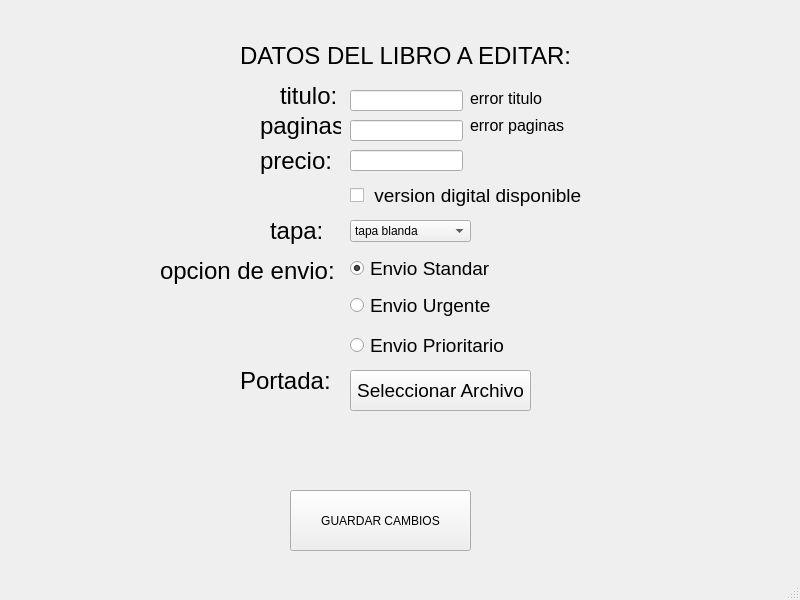
<?xml version="1.0" encoding="UTF-8"?>
<ui version="4.0">
 <class>MainWindow</class>
 <widget class="QMainWindow" name="MainWindow">
  <property name="geometry">
   <rect>
    <x>0</x>
    <y>0</y>
    <width>800</width>
    <height>600</height>
   </rect>
  </property>
  <property name="windowTitle">
   <string>MainWindow</string>
  </property>
  <widget class="QWidget" name="centralwidget">
   <widget class="QLabel" name="label">
    <property name="geometry">
     <rect>
      <x>240</x>
      <y>40</y>
      <width>331</width>
      <height>31</height>
     </rect>
    </property>
    <property name="font">
     <font>
      <pointsize>18</pointsize>
     </font>
    </property>
    <property name="text">
     <string>DATOS DEL LIBRO A EDITAR:</string>
    </property>
   </widget>
   <widget class="QLabel" name="label_2">
    <property name="geometry">
     <rect>
      <x>280</x>
      <y>80</y>
      <width>60</width>
      <height>31</height>
     </rect>
    </property>
    <property name="font">
     <font>
      <pointsize>18</pointsize>
     </font>
    </property>
    <property name="text">
     <string>titulo:</string>
    </property>
   </widget>
   <widget class="QLineEdit" name="entrada_titulo_libro">
    <property name="geometry">
     <rect>
      <x>350</x>
      <y>90</y>
      <width>113</width>
      <height>21</height>
     </rect>
    </property>
   </widget>
   <widget class="QLabel" name="label_3">
    <property name="geometry">
     <rect>
      <x>260</x>
      <y>110</y>
      <width>81</width>
      <height>31</height>
     </rect>
    </property>
    <property name="font">
     <font>
      <pointsize>18</pointsize>
     </font>
    </property>
    <property name="text">
     <string>paginas:</string>
    </property>
   </widget>
   <widget class="QLineEdit" name="entrada_paginas_libro">
    <property name="geometry">
     <rect>
      <x>350</x>
      <y>120</y>
      <width>113</width>
      <height>21</height>
     </rect>
    </property>
   </widget>
   <widget class="QLabel" name="label_4">
    <property name="geometry">
     <rect>
      <x>260</x>
      <y>140</y>
      <width>71</width>
      <height>41</height>
     </rect>
    </property>
    <property name="font">
     <font>
      <pointsize>18</pointsize>
     </font>
    </property>
    <property name="text">
     <string>precio:</string>
    </property>
   </widget>
   <widget class="QLineEdit" name="entrada_precio_libro">
    <property name="geometry">
     <rect>
      <x>350</x>
      <y>150</y>
      <width>113</width>
      <height>21</height>
     </rect>
    </property>
   </widget>
   <widget class="QPushButton" name="boton_guardar_cambios_libro">
    <property name="geometry">
     <rect>
      <x>290</x>
      <y>490</y>
      <width>181</width>
      <height>61</height>
     </rect>
    </property>
    <property name="text">
     <string>GUARDAR CAMBIOS</string>
    </property>
   </widget>
   <widget class="QCheckBox" name="checkbox_digital">
    <property name="geometry">
     <rect>
      <x>350</x>
      <y>180</y>
      <width>271</width>
      <height>31</height>
     </rect>
    </property>
    <property name="font">
     <font>
      <pointsize>14</pointsize>
     </font>
    </property>
    <property name="text">
     <string> version digital disponible</string>
    </property>
   </widget>
   <widget class="QComboBox" name="combo_tapa">
    <property name="geometry">
     <rect>
      <x>350</x>
      <y>220</y>
      <width>121</width>
      <height>22</height>
     </rect>
    </property>
    <item>
     <property name="text">
      <string>tapa blanda</string>
     </property>
    </item>
    <item>
     <property name="text">
      <string>tapa dura</string>
     </property>
    </item>
   </widget>
   <widget class="QLabel" name="label_5">
    <property name="geometry">
     <rect>
      <x>270</x>
      <y>210</y>
      <width>61</width>
      <height>41</height>
     </rect>
    </property>
    <property name="font">
     <font>
      <pointsize>18</pointsize>
     </font>
    </property>
    <property name="text">
     <string>tapa:</string>
    </property>
   </widget>
   <widget class="QLabel" name="label_6">
    <property name="geometry">
     <rect>
      <x>160</x>
      <y>250</y>
      <width>181</width>
      <height>41</height>
     </rect>
    </property>
    <property name="font">
     <font>
      <pointsize>18</pointsize>
     </font>
    </property>
    <property name="text">
     <string>opcion de envio:</string>
    </property>
   </widget>
   <widget class="QRadioButton" name="radio_standar">
    <property name="geometry">
     <rect>
      <x>350</x>
      <y>260</y>
      <width>201</width>
      <height>17</height>
     </rect>
    </property>
    <property name="font">
     <font>
      <pointsize>14</pointsize>
     </font>
    </property>
    <property name="text">
     <string>Envio Standar</string>
    </property>
    <property name="checked">
     <bool>true</bool>
    </property>
   </widget>
   <widget class="QRadioButton" name="radio_urgente">
    <property name="geometry">
     <rect>
      <x>350</x>
      <y>290</y>
      <width>201</width>
      <height>31</height>
     </rect>
    </property>
    <property name="font">
     <font>
      <pointsize>14</pointsize>
     </font>
    </property>
    <property name="text">
     <string>Envio Urgente</string>
    </property>
   </widget>
   <widget class="QRadioButton" name="radio_prioritario">
    <property name="geometry">
     <rect>
      <x>350</x>
      <y>330</y>
      <width>201</width>
      <height>31</height>
     </rect>
    </property>
    <property name="font">
     <font>
      <pointsize>14</pointsize>
     </font>
    </property>
    <property name="text">
     <string>Envio Prioritario</string>
    </property>
   </widget>
   <widget class="QLabel" name="label_7">
    <property name="geometry">
     <rect>
      <x>240</x>
      <y>360</y>
      <width>101</width>
      <height>41</height>
     </rect>
    </property>
    <property name="font">
     <font>
      <pointsize>18</pointsize>
     </font>
    </property>
    <property name="text">
     <string>Portada:</string>
    </property>
   </widget>
   <widget class="QPushButton" name="boton_seleccionar_archivo">
    <property name="geometry">
     <rect>
      <x>350</x>
      <y>370</y>
      <width>181</width>
      <height>41</height>
     </rect>
    </property>
    <property name="font">
     <font>
      <pointsize>14</pointsize>
     </font>
    </property>
    <property name="text">
     <string>Seleccionar Archivo</string>
    </property>
   </widget>
   <widget class="QLabel" name="label_imagen">
    <property name="geometry">
     <rect>
      <x>560</x>
      <y>380</y>
      <width>201</width>
      <height>111</height>
     </rect>
    </property>
    <property name="text">
     <string/>
    </property>
   </widget>
   <widget class="QLabel" name="label_error_paginas">
    <property name="geometry">
     <rect>
      <x>470</x>
      <y>110</y>
      <width>121</width>
      <height>31</height>
     </rect>
    </property>
    <property name="font">
     <font>
      <pointsize>12</pointsize>
     </font>
    </property>
    <property name="text">
     <string>error paginas</string>
    </property>
   </widget>
   <widget class="QLabel" name="label_error_titulo">
    <property name="geometry">
     <rect>
      <x>470</x>
      <y>90</y>
      <width>121</width>
      <height>16</height>
     </rect>
    </property>
    <property name="font">
     <font>
      <pointsize>12</pointsize>
     </font>
    </property>
    <property name="text">
     <string>error titulo</string>
    </property>
   </widget>
  </widget>
  <widget class="QStatusBar" name="statusbar"/>
 </widget>
 <resources/>
 <connections/>
</ui>
